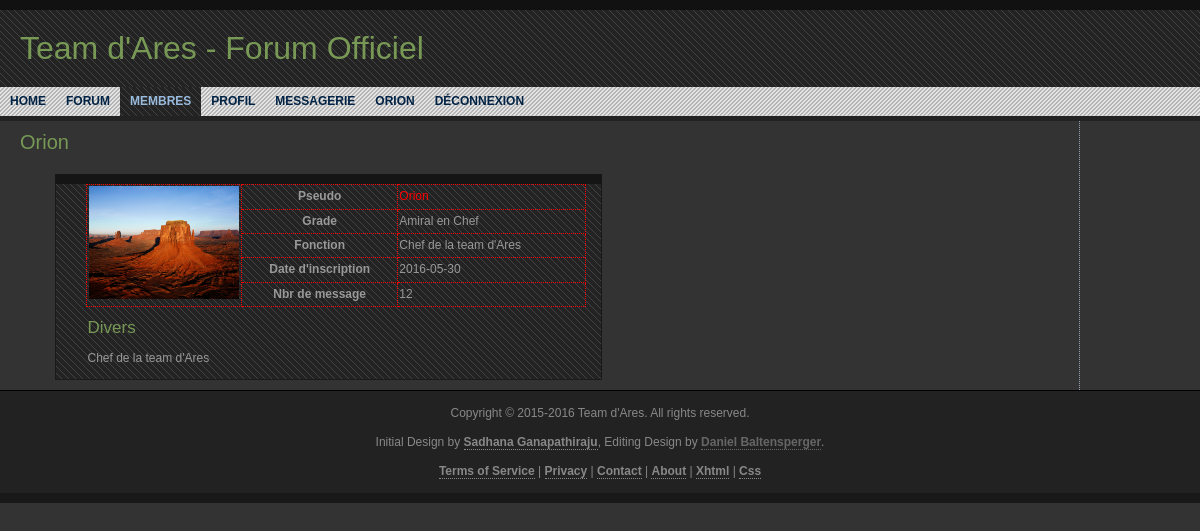
Page /F-TDA/src/php/profile.php?id=Orion (signed in) on the committed database.
### tables this page shows
CREATE TABLE t_member(
        idMember     int (11) Auto_increment  NOT NULL ,
        memPseudo    Varchar (30) NOT NULL ,
        memMail      Varchar (60) NOT NULL ,
        memEnterDate Date NOT NULL ,
        memPassword  Varchar (60) NOT NULL ,
        memVarious   Varchar (600) ,
        memPFunction Int ,
        idGrade      Int NOT NULL ,
        PRIMARY KEY (idMember )
);

CREATE TABLE t_grade(
        idGrade          int (11) Auto_increment  NOT NULL ,
        graName          Varchar (30) NOT NULL ,
        graDescription   Varchar (120) ,
        graColor         Varchar (100) ,
        graAccreditation Int NOT NULL ,
        PRIMARY KEY (idGrade )
);

CREATE TABLE t_function(
        idFunction       int (11) Auto_increment  NOT NULL ,
        funName          Varchar (60) NOT NULL ,
        funDescription   Varchar (120) NOT NULL ,
        funAccreditation Int NOT NULL ,
        PRIMARY KEY (idFunction )
);

### F-TDA/src/php/Class/DbAccess.php (called while the page is built, shortened)
<?php
class DbAccess {
    private $db;
    private function connectDB(){
        $login = 'root';
        $password = '';
        $host = 'localhost';
        $dbName = 'db_alpha';
        $this->db = new PDO(sprintf('mysql:host=%s;dbname=%s', $host, $dbName), $login, $password, array( PDO::MYSQL_ATTR_INIT_COMMAND => "SET NAMES utf8"));
    }
    private function untieDB()
    {
        $this->db = null;
    }
    private function executeSqlRequest($sqlRequest)
    {
        $req = $this->db->prepare($sqlRequest);
        $req->execute();
        $datas = $req->fetchAll(PDO::FETCH_ASSOC);
        return $datas;
    }
    public function getMemberByName($memberName){
        $req = "SELECT memPseudo, memEnterDate, memVarious, graName, funName, graColor, memMail from t_member natural join t_grade inner join t_function on idFunction = memPFunction  where memPseudo = '$memberName'";
        $req2 = "SELECT count(idPost) as nbrPost from t_post natural join t_member where memPseudo = '$memberName'";
        $result = $this->executeSqlRequest($req);
        $result2 = $this->executeSqlRequest($req2);
        $result[1] = $result2;
        return $result;
    }
}

### F-TDA/src/php/profile.php (the view, shortened to what this page needs)
<!DOCTYPE html>
<html>
    <?php
        include("Class/DbAccess.php");
        $work = new DbAccess();
    ?>
	<head>
		<link rel="stylesheet" type="text/css" media="screen" href="../../resources/css/screen.css" />
	</head>
	<body class="bmembers">
    <?php include("_Layout/layout_header.php") ?>
    <?php include("_Layout/layout_menu.php") ?>
		<div class="wrapper">
		  <div class="content-wrapper">
			<div class="content">
                <?php
                if(isset($_SESSION['namPseudo'])){
                    $member = $work->getMemberByName($_GET['id']);
                    $color = $member[0]['graColor'];
                    $pseudo = $member[0]['memPseudo'];
                ?>
                    <h4><?php echo $_GET['id']?></h4>
				  <dl>
					<table class="pTable">
                        <tr>
                            <td rowspan="5" class="pPicture"><img src='../../userContent/profilePicture/<?php echo $pseudo ?>.jpg' alt="Image non définie" width="150px"></td>
                            <th class="pOther">Pseudo</th>
                            <td class="pOther" ><?php echo ("<span style=\"color: $color;\">".$member[0]["memPseudo"]."</span>") ?></td>
                        </tr>
                        <tr>
                            <th class="pOther">Grade</th>
                            <td class="pOther"><?php echo $member[0]['graName'] ?></td>
                        </tr>
                        <tr>
                            <th class="pOther">Fonction</th>
                            <td class="pOther"><?php echo $member[0]['funName'] ?></td>
                        </tr>
                        <tr>
                            <th class="pOther">Date d'inscription</th>
                            <td class="pOther"><?php echo $member[0]['memEnterDate'] ?></td>
                        </tr>
                        <tr>
                            <th class="pOther">Nbr de message</th>
                            <td class="pOther"><?php echo $member[1][0]['nbrPost'] ?></td>
                        </tr>
                        <tr>
                            <td><h5>Divers</h5></td>
                        </tr>
                        <tr>
                            <td colspan="3"><?php echo $member[0]['memVarious']?></td>
                        </tr>
					</table>
				  </dl>
                <?php
                }else{
                    echo "<blockquote><p>Vous n'avez pas le droit d'afficher cette page, veuillez vous connecter</p></blockquote>";
                }
                ?>
			</div>
		  </div>
		</div>
		<div class="footer">
		  <p>Copyright &copy; 2015-2016 Team d'Ares. All rights reserved. </p>
		  <p> Initial Design by <a href="http://www.nikhedonia.com/" title="SimplyGold">Sadhana Ganapathiraju</a>, Editing Design by <a href="">Daniel Baltensperger</a>. </p>
		  <p> <a href="#">Terms of Service</a> | <a href="#">Privacy</a> | <a href="#">Contact</a> | <a href="#">About</a> | <a href="http://validator.w3.org/check/referer" title="Valid XHTML 1.0 Strict">Xhtml</a> | <a href="http://jigsaw.w3.org/css-validator/check/referer?warning=no&amp;profile=css2" title="Valid CSS 2.0 Strict">Css</a> </p>
		</div>
	</body>
</html>

### F-TDA/resources/css/screen.css (style rules this page uses)
html { margin: 0; padding: 0; color: #aaaaaa; background-color: #333333; font: normal 12px "Trebuchet MS", "Lucida Grande", Verdana, Georgia, Sans-Serif; }
a:link { text-decoration: none; color: #7799bb; }
h1, h2, h3, h4, h5, h6 { font-weight: normal; margin: 0; padding: 10px 0; color: #779955; }
h4 { font-size: 20px; }
h5, h6 { font-size: 17px; }
ul, ol, dl, blockquote, pre { color: #999999; margin: 10px 35px; padding: 0px 15px 10px 30px; line-height: 1.6em; border: 1px solid #1a1a1a; border-top: 10px solid #151515; background: #404040 url(../images/navigation_hover.gif) top left repeat; }
p { margin: 0; }
table { border-collapse: collapse; }
body { margin: 0; float: left; width: 100%; }
.wrapper { clear: both; float: left; width: 100%; background: transparent url(../images/hr_dotted.gif) 90% 0 repeat-y; }
.content-wrapper { width: 90%; float: left; }
.content { float: left; padding: 0 20px; }
.footer { clear: both; float: left; width: 100%; color: #888888; text-align: center; background-color: #222222; border-top: 1px solid #000000; border-bottom: 10px solid #191919; }
.footer p { margin: 15px 0; }
.footer a:link { color: #888888; font-weight: bold; border-bottom: 1px dotted #888888; }
.pPicture { border: 1px dotted red; width: 152px; text-align: center; }
.pOther { border: 1px dotted red; }
.pTable { width: 500px; }

### rows in the picture
t_member: memPseudo (picture), memPseudo "Orion", idGrade.graName "Amiral en Chef", t_function.funName "Chef de la team d'Ares", memEnterDate "2016-05-30", memVarious "Chef de la team d'Ares"

### other values in the picture
$_SESSION['namPseudo'] "ORION"
$_GET['id'] "Orion"
$member[1][0]['nbrPost'] "12"
